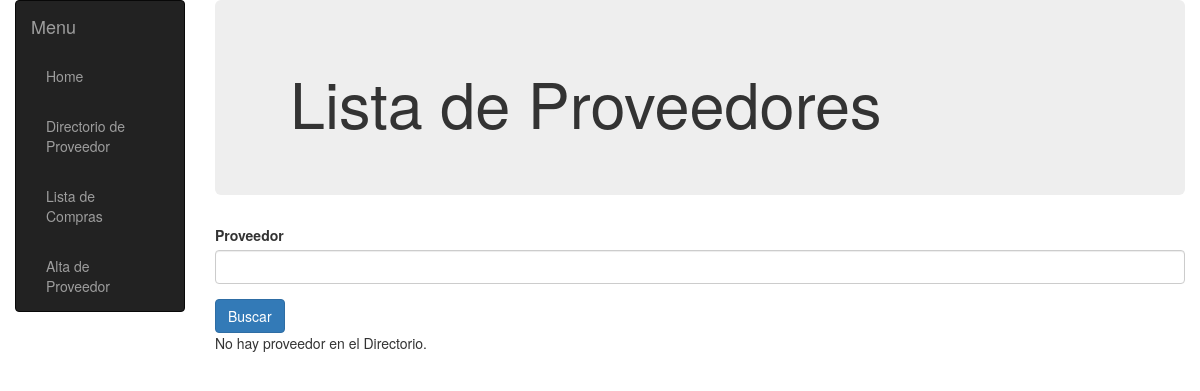
The app's page /compras/directorio/ (signed in), older data.
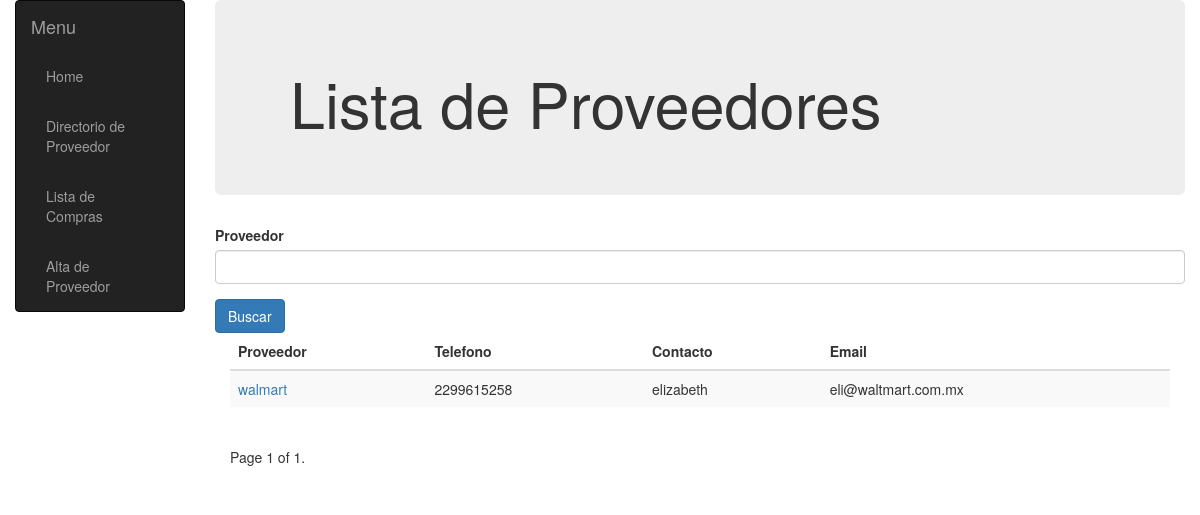
The same page, newer data.
### compras/models.py (models this page shows, shortened)
class Proveedor(models.Model):
    id = models.UUIDField(primary_key=True, default=uuid.uuid4,
                          help_text="ID único para este proveedor")
    nombre = models.CharField(max_length=200)
    direccion = models.TextField(
        max_length=1000,  help_text="Ingrese la direccion del proveedor")
    contacto = models.CharField(max_length=200)
    telefono = models.CharField(max_length=20)
    celular = models.CharField(max_length=20)
    email = models.EmailField(max_length=240)
    observacion = models.TextField(
        max_length=1000,  help_text="Ingrese una observacion del proveedor")

### compras/views.py (the view)
@login_required(login_url='/accounts/login/')
def ProveedorListView(request):
    if request.method == 'POST':
        form = BuscarProveedorForm(request.POST)
        if form.is_valid():
            busproveedor = request.POST.get('proveedor')
            proveedor_list = Proveedor.objects.filter(nombre__icontains=busproveedor)# | Proveedor.objects.filter(descripcion__icontains=busproducto).annotate(Cant_total=Sum('inventario__cantidad'))
    else:
        proveedor_list = Proveedor.objects.all()
    form = BuscarProveedorForm()
    paginator = Paginator(proveedor_list, 10)
    page_number = request.GET.get('page')
    page_obj = paginator.get_page(page_number)
    return render(
        request, 'proveedor_list.html',
        {'form': form, 'page_obj': page_obj}
    )

### compras/forms.py
class BuscarProveedorForm(forms.Form):
    proveedor = forms.CharField(max_length=200, required=True, help_text="Ingrese Proveedor a buscar")
    def __init__(self,*args, **kwargs):
        super(BuscarProveedorForm, self).__init__(*args, **kwargs)
        for name in self.fields.keys():
            self.fields[name].widget.attrs.update({
                'class':'form-control',
            })
    class Meta:
        model=Proveedor
        fields=("__all__")

### compras/templates/proveedor_list.html (shortened to what this page needs)
{% extends "base_compra.html" %}
{% block content %}
<div class="jumbotron">
    <div class="container">
<h1>Lista de Proveedores</h1>
    </div>
</div>
<div class="container-fluid">
    <form method="POST" id="consulta-form" action="{% url 'proveedor-list' %}">
        <div class="row">
            {% for field in form %}
            <div class="form-group col-4">
                <label class="col-12">{{ field.label }}</label>
                {{ field }}
            </div>
            {% endfor %}
            <input type="submit" class="btn btn-primary" value="Buscar" />
        </div>
    </form>
</div>
{% if page_obj %}
<div class="container-fluid">
    <table class="table table-striped table-sm" id="my_entrada">
        <thead>
            <tr>
                <th>Proveedor</th>
                <th>Telefono</th>
                <th>Contacto</th>
                <th>Email</th>
            </tr>
        </thead>
        <tbody id="my_registro">
    {% for proveedor in page_obj %}
       <tr>
           <td><a href="{% url 'proveedor-detail' proveedor.id %}"> {{ proveedor.nombre }}</a> </td>
           <td>{{proveedor.telefono}}</td>
           <td> {{proveedor.contacto}}</td>
           <td> {{proveedor.email}}</td>
        </tr>
    {% endfor %}
  </tbody>
  </table>
<div class="pagination">
    <span class="page-links">
        <span class="page-current">
            Page {{ page_obj.number }} of {{ page_obj.paginator.num_pages }}.
        </span>
    </span>
</div>
  </div>
{% else %}
<p>No hay proveedor en el Directorio.</p>
{% endif %}
{% endblock %}

Row changes from the older to the newer data that the page shows:
added Proveedor: nombre "walmart", telefono "2299615258", contacto "elizabeth", email "eli@waltmart.com.mx"
Text that changed along with them:
{{ page_obj.number }}: (not shown) → "1"
{{ page_obj.paginator.num_pages }}: (not shown) → "1"
text no longer shown: "No hay proveedor en el Directorio."
text now shown: "Proveedor Telefono Contacto Email Page of ."
